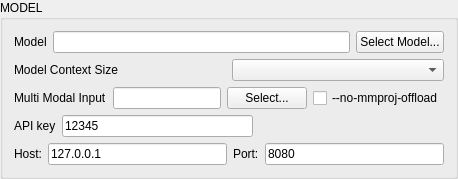
        <widget class="QGroupBox" name="model_group">
         <property name="title">
          <string>MODEL</string>
         </property>
         <layout class="QVBoxLayout" name="model_group_layout">
          <item>
           <layout class="QHBoxLayout" name="model_selector_layout">
            <item>
             <widget class="QLabel" name="choose_label">
              <property name="text">
               <string>Model</string>
              </property>
             </widget>
            </item>
            <item>
             <widget class="QLineEdit" name="model_path_edit">
              <property name="readOnly">
               <bool>true</bool>
              </property>
             </widget>
            </item>
            <item>
             <widget class="QPushButton" name="select_model_button">
              <property name="text">
               <string>Select Model...</string>
              </property>
             </widget>
            </item>
           </layout>
          </item>
          <item>
           <layout class="QHBoxLayout" name="context_layout">
            <item>
             <widget class="QLabel" name="context_size_label">
              <property name="text">
               <string>Model Context Size</string>
              </property>
             </widget>
            </item>
            <item>
             <widget class="QComboBox" name="model_context_size" />
            </item>
           </layout>
          </item>
          <item>
           <layout class="QHBoxLayout" name="mmproj_selector_layout">
            <item>
             <widget class="QLabel" name="mmproj_label">
              <property name="text">
               <string>Multi Modal Input</string>
              </property>
             </widget>
            </item>
            <item>
             <widget class="QLineEdit" name="mmproj_path_edit">
              <property name="readOnly">
               <bool>true</bool>
              </property>
             </widget>
            </item>
            <item>
             <widget class="QPushButton" name="select_mmproj_button">
              <property name="text">
               <string>Select...</string>
              </property>
             </widget>
            </item>
            <item>
             <widget class="QCheckBox" name="no_mmproj_offload_checkbox">
              <property name="text">
               <string>--no-mmproj-offload</string>
              </property>
             </widget>
            </item>
           </layout>
          </item>
          <item>
           <layout class="QHBoxLayout" name="api_key_layout">
            <item>
             <widget class="QLabel" name="api_key_label">
              <property name="text">
               <string>API key</string>
              </property>
             </widget>
            </item>
            <item>
             <widget class="QLineEdit" name="api_key_line_edit">
              <property name="text">
               <string>12345</string>
              </property>
             </widget>
            </item>
            <item>
             <spacer name="api_key_spacer">
              <property name="orientation">
               <enum>Qt::Orientation::Horizontal</enum>
              </property>
              <property name="sizeHint" stdset="0">
               <size>
                <width>40</width>
                <height>20</height>
               </size>
              </property>
             </spacer>
            </item>
           </layout>
          </item>
          <item>
           <layout class="QHBoxLayout" name="host_port_layout">
            <item>
             <widget class="QLabel" name="host_label">
              <property name="text">
               <string>Host:</string>
              </property>
             </widget>
            </item>
            <item>
             <widget class="QLineEdit" name="host_line_edit">
              <property name="text">
               <string>127.0.0.1</string>
              </property>
             </widget>
            </item>
            <item>
             <widget class="QLabel" name="port_label">
              <property name="text">
               <string>Port:</string>
              </property>
             </widget>
            </item>
            <item>
             <widget class="QLineEdit" name="port_line_edit">
              <property name="text">
               <string>8080</string>
              </property>
             </widget>
            </item>
           </layout>
          </item>
         </layout>
        </widget>
